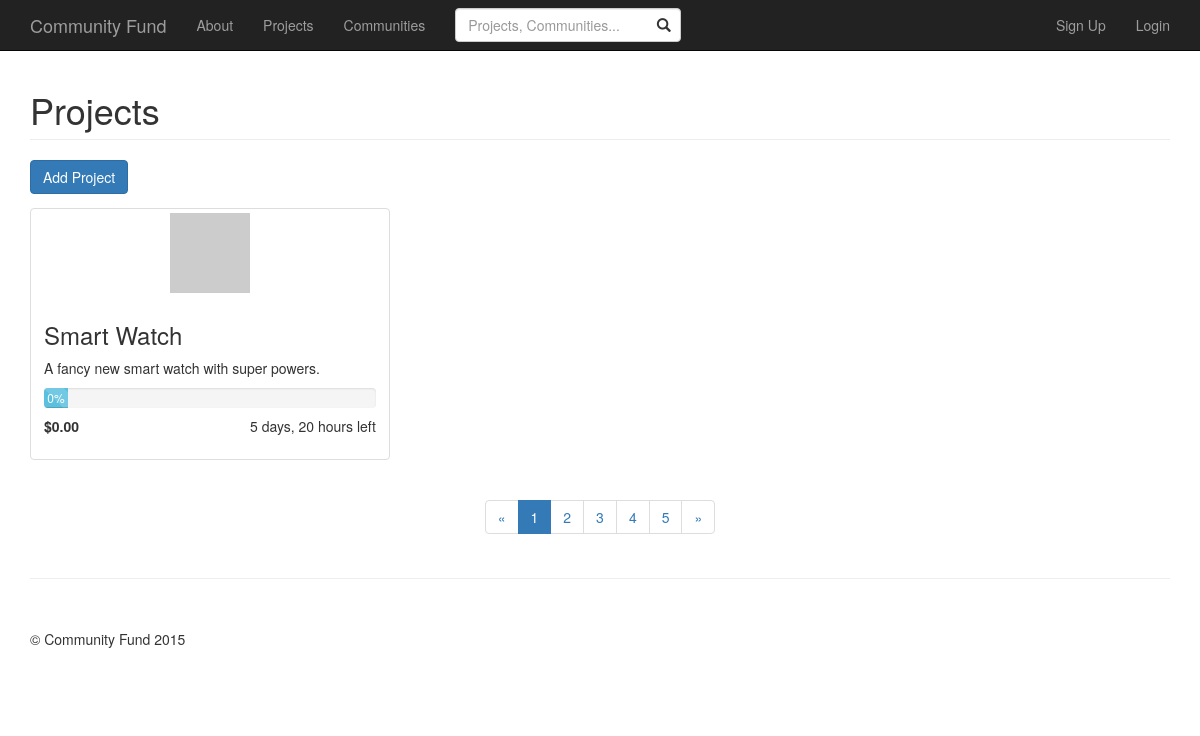
/projects/, run on the app's committed database.
### communityfund/apps/home/models.py (models this page shows, shortened)
class DatedModel(models.Model):
    created_on = models.DateTimeField(auto_now_add=True)
    modified_on = models.DateTimeField(auto_now=True)
    class Meta:
        abstract = True

class Project(DatedModel):
    initiator = models.ForeignKey(User, related_name="projects_created")
    community = models.ForeignKey(Community, related_name="projects")
    name = models.TextField(max_length=100)
    summary = models.TextField(max_length=250)
    about = models.TextField(max_length=20000)
    goal = models.PositiveIntegerField()
    deadline = models.DateTimeField()
    @property
    def amount_funded(self):
        amount_funded = self.fundings.all().aggregate(Sum('amount'))['amount__sum']
        return amount_funded if amount_funded else 0
    @property
    def percent_funded(self):
        return round((self.amount_funded / self.goal) * 100)

### communityfund/apps/home/views.py (the view)
# urls.py: url(r'^projects/?$', views.projects, name='projects'),
def projects(request):
    return render(request, 'home/projects.html', {
        'projects': Project.objects.all()
    })

### communityfund/apps/home/templatetags/custom_tags.py (called while the page is built)
def get_next_param(context):
    request = context['request']
    if 'next' in request.GET:
        next_param = request.GET['next']
    else:
        next_param = request.path
    if next == reverse('login') or next == reverse('signup'):
        next_param = ''
    else:
        next_param = '?next=' + next_param
    return next_param

@register.inclusion_tag("fragments/link.html", name="login_link", takes_context=True)
def login_link_tag(context, *args):
    title = args[0] if len(args) != 0 else 'Login'
    return {
        'url': reverse('login') + get_next_param(context),
        'title': title
    }

@register.inclusion_tag("fragments/link.html", name="signup_link", takes_context=True)
def login_link_tag(context, *args):
    title = args[0] if len(args) != 0 else 'Sign Up'
    return {
        'url': reverse('signup') + get_next_param(context),
        'title': title
    }

@register.filter("timeleft", is_safe=False)
def timeleft_filter(value, arg=None):
    if not value:
        return ''
    try:
        return timeuntil(value, arg) + ' left'
    except (ValueError, TypeError):
        return ''

@register.filter(name='currency', is_safe=False)
def currency_filter(value):
    if value is None:
        return ''
    try:
        return locale.currency(value, grouping=True)
    except ValueError:
        try:
            return "${:,.2f}".format(value)
        except ValueError:
            return ''

### templates/home/projects.html (shortened to what this page needs)
{% extends "base.html" %}
{% block content %}
  {% include 'page_heading.html' with heading='Projects' %}
  <div class="row" style="margin-bottom: 1em">
    <div class="col-lg-12">
      <a class="btn btn-primary" href="#">Add Project</a>
    </div>
  </div>
  <div class="row">
    {% for project in projects|slice:":12" %}
      <div class="col-sm-6 col-md-4">
        {% include "home/fragments/project_card.html" %}
      </div>
    {% endfor %}
  </div>
  <div class="row text-center">
    <div class="col-lg-12">
      <ul class="pagination">
        <li>
          <a href="#">&laquo;</a>
        </li>
        <li class="active">
          <a href="#">1</a>
        </li>
        <li>
          <a href="#">2</a>
        </li>
        <li>
          <a href="#">3</a>
        </li>
        <li>
          <a href="#">4</a>
        </li>
        <li>
          <a href="#">5</a>
        </li>
        <li>
          <a href="#">&raquo;</a>
        </li>
      </ul>
    </div>
  </div>
{% endblock content %}

### templates/home/fragments/project_card.html
{% load custom_tags %}
<div class="thumbnail">
  <a href="{% url 'project' project.id %}">
    <img src="http://placehold.it/700x450&text=Project+Thumbnail" alt="Project Thumbnail">
    <div class="caption">
      <h3 style="text-overflow: ellipsis;">{{ project.name }}</h3>
      <p>{{ project.summary }}</p>
      <div class="progress">
        <div class="progress-bar progress-bar-info progress-bar-striped" role="progressbar" aria-valuenow="{{ project.percent_funded }}"
             aria-valuemin="0" aria-valuemax="100" style="width: {{ project.percent_funded }}%; min-width: 2em;">
          {{ project.percent_funded }}%
        </div>
      </div>
      <div class="row">
        <div class="col-md-6">
          <p class="text-left"><strong>{{ project.amount_funded|currency }}</strong></p>
        </div>
        <div class="col-md-6">
          <p class="text-right">{{ project.deadline|timeleft }}</p>
        </div>
      </div>
    </div>
  </a>
</div>

### static/css/modern-business.css (style rules this page uses)
html, body { height: 100%; }
body { padding-top: 50px; }
.progress { margin-bottom: 8px; }

### data on the page
Project: name "Smart Watch", summary "A fancy new smart watch with super powers.", percent_funded "0", amount_funded "$0.00", deadline "5 days, 20 hours left"

### other printed values
{{ title }} "Sign Up Login"
{{ heading }} "Projects"
